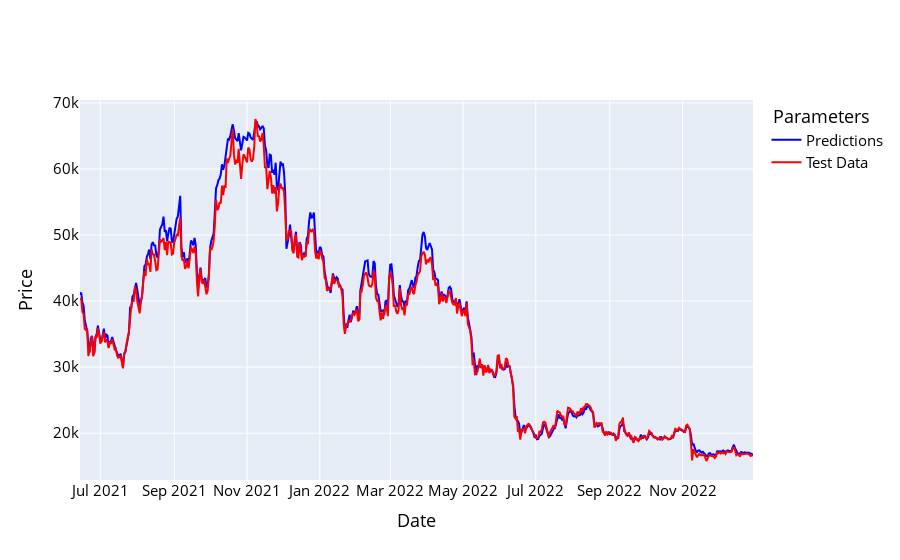

The code cell stored with this chart in its notebook:
### Code cell
names = cycle(['Predictions', 'Test Data'])

fig = go.Figure()
fig.add_trace(go.Scatter(x=y_test_df.index, y=y_pred_df['Adj Close'], name='Predictions',
                         line=dict(width=2, color='blue')))
fig.add_trace(go.Scatter(x=y_test_df.index, y=y_test_df['Adj Close'], name='Test Data',
                         line=dict(width=2, color='red')))
fig.update_layout(xaxis_title='Date', yaxis_title='Price',
                  font_size=15, font_color='black', legend_title_text=' Parameters')
fig.show()

### Figure 1 — Plotly figure (JSON) as saved in the notebook; plotly's stock layout.template omitted (floating-point values rounded to 4 significant figures; data arrays with more than 128 entries replaced by an {"elided": "..."} marker saying what was removed)
{"data": [{"line": {"color": "blue", "width": 2}, "name": "Predictions", "type": "scatter", "x": {"elided": "565 str values"}, "y": {"elided": "565 float values"}}, {"line": {"color": "red", "width": 2}, "name": "Test Data", "type": "scatter", "x": {"elided": "565 str values"}, "y": {"elided": "565 float values"}}], "layout": {"font": {"color": "black", "size": 15}, "legend": {"title": {"text": " Parameters"}}, "xaxis": {"title": {"text": "Date"}}, "yaxis": {"title": {"text": "Price"}}}}
